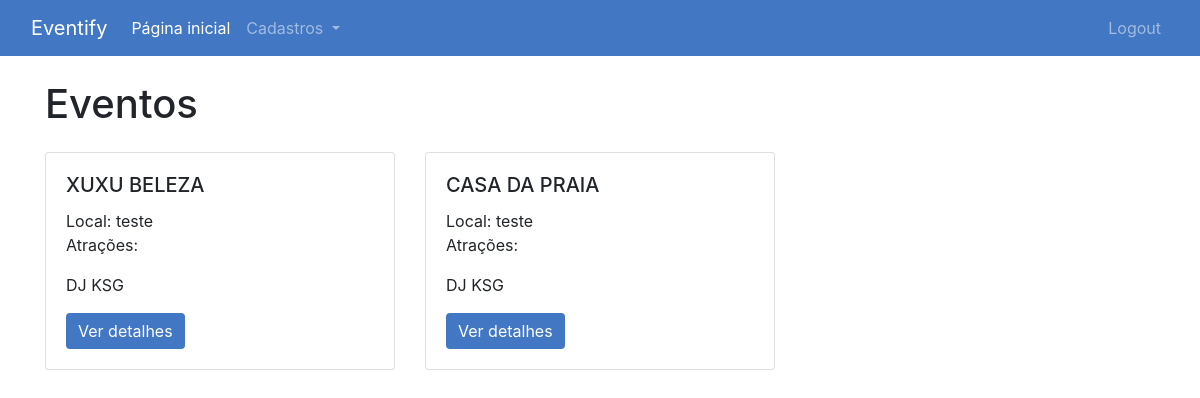
The app's page / (signed in) with its own data.
### main/models.py (models this page shows, shortened)
class Evento(models.Model):
    nome = models.CharField(max_length=200)
    atracoes = models.ManyToManyField(Atracao, related_name="eventos")
    local = models.ForeignKey(Local, on_delete=models.CASCADE, related_name="eventos")

class Local(models.Model):
    nome = models.CharField(max_length=200)
    endereco = models.CharField(max_length=300)

class Atracao(models.Model):
    nome = models.CharField(max_length=200)
    descricao = models.TextField()

### main/views.py (the view)
# urls.py: path('', views.home, name='home'),
def home(request):
    eventos = Evento.objects.all()
    return render(request, 'main/home.html', {'eventos': eventos})

### main/templates/main/home.html (shortened to what this page needs)
{% extends 'main/base.html' %}
{% block content %}
<div class="container mt-4">
    <h1 class="mb-4">Eventos</h1>
    <div class="row">
        {% for evento in eventos %}
        <div class="col-md-4 mb-4">
            <div class="card">
                <div class="card-body">
                    <h5 class="card-title">{{ evento.nome }}</h5>
                    <p class="card-text">
                        Local: {{ evento.local.nome }}<br>
                        Atrações:
                        <ul>
                            {% for atracao in evento.atracoes.all %}
                            <li>{{ atracao.nome }}</li>
                            {% endfor %}
                        </ul>
                    </p>
                    <a href="{% url 'evento-detail' evento.id %}" class="btn btn-primary">Ver detalhes</a>
                </div>
            </div>
        </div>
        {% endfor %}
    </div>
</div>
{% endblock %}

### main/templates/main/base.html (style rules this page uses)
* { margin: 0; padding: 0; box-sizing: border-box; }
ul, ol { list-style: none; }
a { text-decoration: none; color: inherit; }
.btn-primary { background-color: #4277c3 !important; border: none !important; }

### records on screen
Evento: nome "XUXU BELEZA", local.nome "teste"
Atracao: nome "DJ KSG"
Evento: nome "CASA DA PRAIA", local.nome "teste"
